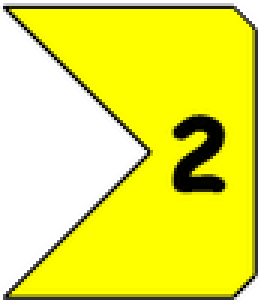
#> input picture deeplearning/dataset_generator/img_blocks/2.png, 87 x 101 px, shrunk from 148 x 173 before the run (shown 3 times larger); its folder holds 4 pictures in this run
$ python generate_collection_image.py
#> lines starting #> are read from the running program, lines starting #| are printed output that depends on the picture

import os
import json
import math
import argparse
from PIL import Image
from PIL.PngImagePlugin import PngInfo

def generate_collection(input_dir, output_file):
    """
    Generates a single collection image from all images in the input_dir.
    Embeds metadata about individual images into the PNG file.
    """
#> called with input_dir = '../img_blocks', output_file = 'collection.png'
    if not os.path.exists(input_dir):
        print(f"Error: Input directory '{input_dir}' does not exist.")
        return

    images_data = []
    max_width = 0
    max_height = 0

    # specific to Ory img_blocks
    valid_extensions = {".png", ".jpg", ".jpeg", ".bmp"}

    file_list = sorted([f for f in os.listdir(input_dir) if os.path.splitext(f)[1].lower() in valid_extensions])

    if not file_list:
        print(f"No valid images found in '{input_dir}'.")
        return

    # Load all images to determine sizes
    for filename in file_list:
        file_path = os.path.join(input_dir, filename)
        try:
            with Image.open(file_path) as img:
                # We need to keep the image data or path.
                # Since we want to paste them, let's keep the path and size.
                # If images are small, we could force RGBA
#> img is the input picture: PIL image 87x101 RGBA; mean R, G, B, A 153.2, 153.2, 2.3, 172.5
                w, h = img.size
#> w = 87; h = 101
                images_data.append({
                    "filename": filename,
                    "path": file_path,
                    "width": w,
                    "height": h
                })
                max_width = max(max_width, w)
#> max_width = 87
                max_height = max(max_height, h)
#> max_height = 101
        except Exception as e:
            print(f"Warning: Could not open {filename}: {e}")
#> pass 2 of the loop in generate_collection, `for filename in file_list:`:
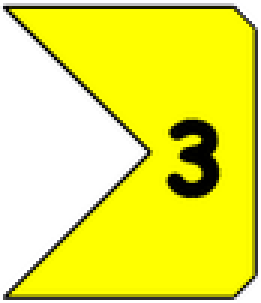
#> input picture deeplearning/dataset_generator/img_blocks/3.png, 87 x 101 px, shrunk from 148 x 173 before the run (shown 3 times larger)
#> in generate_collection, img is the input picture: PIL image 87x101 RGBA; mean R, G, B, A 153.4, 153.4, 2.3, 172.5
#> pass 3 of the loop in generate_collection, `for filename in file_list:`:
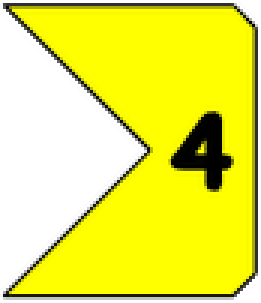
#> input picture deeplearning/dataset_generator/img_blocks/4.png, 87 x 101 px, shrunk from 148 x 173 before the run (shown 3 times larger)
#> in generate_collection, img is the input picture: PIL image 87x101 RGBA; mean R, G, B, A 153.5, 153.5, 2.3, 172.5
#> the loop made 4 passes; the first 3 are shown

    if not images_data:
        print("No processable images found.")
        return

    # Simple layout strategy: Square-ish grid
    total_images = len(images_data)
    grid_cols = math.ceil(math.sqrt(total_images))
    grid_rows = math.ceil(total_images / grid_cols)

    # Calculate canvas size
    # We add a small padding between images just in case, though not strictly necessary if coordinates are exact.
    padding = 2
    margin = 30

    # We need to compute exact positions.
    # To keep it simple, let's just use the max dimensions for the cell size,
    # but we can pack them tighter if we wanted.
    # For now, uniform grid cell size based on max dimensions is safest and easiest implementation.
    cell_width = max_width + padding
#> cell_width = 89
    cell_height = max_height + padding
#> cell_height = 103

    canvas_width = grid_cols * cell_width + padding + (2 * margin)
    canvas_height = grid_rows * cell_height + padding + (2 * margin)

    print(f"Creating collection image: {canvas_width}x{canvas_height} for {total_images} images.")

    # Create Transparent Canvas
    collection_img = Image.new("RGBA", (canvas_width, canvas_height), (0, 0, 0, 0))
#> collection_img: PIL image 240x268 RGBA; every value is 0

    metadata = []

    for idx, img_info in enumerate(images_data):
        col = idx % grid_cols
        row = idx // grid_cols

        x = margin + col * cell_width + padding
        y = margin + row * cell_height + padding

        # Open and paste
        with Image.open(img_info["path"]) as src_img:
            # Maintain original mode if possible, but convert to RGBA for consistency on the canvas
            src_img_rgba = src_img.convert("RGBA")
            collection_img.paste(src_img_rgba, (x, y))
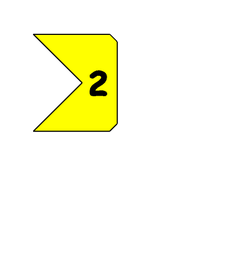
#> collection_img: PIL image 240x268 RGBA; mean R, G, B, A 20.9, 20.9, 0.3, 23.6; transparent parts drawn white

        # Store relative coordinates (0.0 - 1.0)
        metadata.append({
            "filename": img_info["filename"],
            "rel_x": x / canvas_width,
            "rel_y": y / canvas_height,
            "rel_width": img_info["width"] / canvas_width,
            "rel_height": img_info["height"] / canvas_height,
            "original_width": img_info["width"],
            "original_height": img_info["height"]
        })
#> pass 2 of the loop in generate_collection, `for idx, img_info in enumerate(images_data):`:
#> in generate_collection, `collection_img.paste(src_img_rgba, (x, y))`:
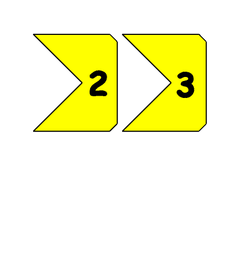
#> collection_img: PIL image 240x268 RGBA; mean R, G, B, A 41.9, 41.9, 0.6, 47.1; transparent parts drawn white
#> pass 3 of the loop in generate_collection, `for idx, img_info in enumerate(images_data):`:
#> in generate_collection, `collection_img.paste(src_img_rgba, (x, y))`:
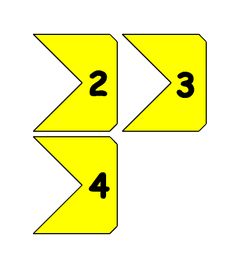
#> collection_img: PIL image 240x268 RGBA; mean R, G, B, A 62.9, 62.9, 1, 70.7; transparent parts drawn white
#> the loop made 4 passes; the first 3 are shown

    # Prepare Metadata
    metadata_json = json.dumps(metadata, indent=4)

    target_info = PngInfo()
    target_info.add_text("collection_metadata", metadata_json)

    # Save Image
    output_dir = os.path.dirname(output_file)
    if output_dir and not os.path.exists(output_dir):
        os.makedirs(output_dir)

    collection_img.save(output_file, "PNG", pnginfo=target_info)
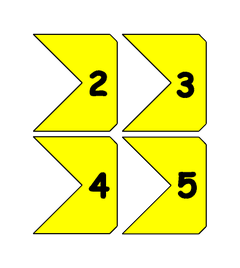
#> saved as collection.png: PIL image 240x268 RGBA; mean R, G, B, A 83.9, 83.9, 1.6, 94.3; transparent parts drawn white

    # Save External JSON
    json_path = os.path.splitext(output_file)[0] + ".json"
    with open(json_path, 'w') as f:
        f.write(metadata_json)

    print(f"Successfully saved collection to {output_file}")
    print(f"Successfully saved metadata to {json_path}")


def main():
    parser = argparse.ArgumentParser(description="Pack directory of images into a single collection PNG.")
    parser.add_argument("--input", "-i", default="../img_blocks", help="Input directory containing images.")
    parser.add_argument("--output", "-o", default="collection.png", help="Output PNG file.")

    args = parser.parse_args()

    # Resolve paths relative to script location if called directly, or cwd
    # If the user runs python scripts/generate... from root, relative paths might be tricky.
    # Let's trust the user's input path or default relative to CWD.

    generate_collection(args.input, args.output)

if __name__ == "__main__":
    main()
